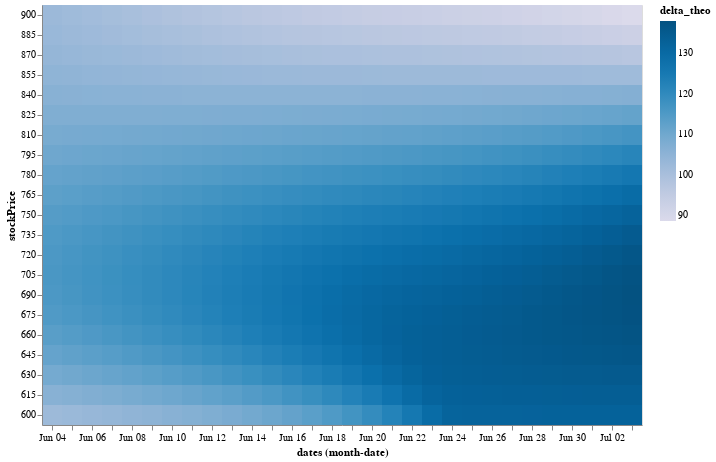

Here is the notebook cell this chart was saved with:
### Code cell
# Greeks Table Vis

import random

# https://altair-viz.github.io/gallery/binned_heatmap.html
days = 7

n = 5

options = df.sample(n)

options['Num'] = options.apply(lambda df:[-1,1][random.randrange(2)],axis=1)

# secondsToExpiration = (option.expirationDate / 1000 - int(date.strftime('%s')))
lastprice = 750

priceRange = linear_price_range(lastprice,stepNum=20,percent=0.2)

def Greek_Table_Vis(options,priceRange,days=30,greek='delta'):
    """
    Visualize future options greeks in {days} days
    options: dateframe
    days: positive integer
    priceRange: list of prices
    greek: greek name to visualize, 'delta','theta','gamma'
    """

    dateRange = [1000*int((dt.date.today()+dt.timedelta(days=i)).strftime('%s')) for i in range(days)]


    df_greeksTable = option_stockprice_dates_DF(priceRange,dateRange,options)


    def calculateGreeks(options):
        for greek in ['delta','theta','gamma']:
            options['{}_theo'.format(greek)] = options.apply(lambda df: df.Num*greeks_theo(greek,df.putCall,df.stockPrice,df.strikePrice,daysLeft(df.expirationDate,dt.datetime.fromtimestamp(df.dates/1000)),df.volatility),axis=1)

    calculateGreeks(df_greeksTable)

    GreeksDF = df_greeksTable[['stockPrice','delta_theo','theta_theo','gamma_theo','dates']].groupby(['stockPrice','dates']).sum().reset_index()


    # https://altair-viz.github.io/user_guide/times_and_dates.html 
    # https://altair-viz.github.io/user_guide/transform/timeunit.html#user-guide-timeunit-transform
    a = alt.Chart(GreeksDF).mark_rect().encode(
        alt.X('monthdate(dates):O'),
        alt.Y('stockPrice:O',scale=alt.Scale(zero=False),sort='descending'),
        alt.Color('{}_theo:Q'.format(greek), scale=alt.Scale(scheme='purpleblue')),
        tooltip=['dates:T','stockPrice','delta_theo','theta_theo','gamma_theo','dates']
    ).properties(width=600)

    return a
# alt.Chart(df_greeksTable).mark_point
# ().encode(
#     alt.X('dates:T',axis=alt.Axis(format='%m/%d',labelAngle=-45,title='date')),
#     alt.Y('stockPrice:N'))

Greek_Table_Vis(options,priceRange,days=30)

### Figure 1 — Vega-Lite specification as saved in the notebook (floating-point values rounded to 4 significant figures; data arrays with more than 128 entries replaced by an {"elided": "..."} marker saying what was removed)
{"config": {"view": {"continuousWidth": 400, "continuousHeight": 300}}, "data": {"name": "data-4148fb2693751c059668c1e5a72bb130"}, "mark": "rect", "encoding": {"color": {"field": "delta_theo", "scale": {"scheme": "purpleblue"}, "type": "quantitative"}, "tooltip": [{"field": "dates", "type": "temporal"}, {"field": "stockPrice", "type": "quantitative"}, {"field": "delta_theo", "type": "quantitative"}, {"field": "theta_theo", "type": "quantitative"}, {"field": "gamma_theo", "type": "quantitative"}, {"field": "dates", "type": "quantitative"}], "x": {"field": "dates", "timeUnit": "monthdate", "type": "ordinal"}, "y": {"field": "stockPrice", "scale": {"zero": false}, "sort": "descending", "type": "ordinal"}}, "width": 600, "$schema": "https://vega.github.io/schema/vega-lite/v4.17.0.json", "datasets": {"data-4148fb2693751c059668c1e5a72bb130": {"elided": "630 records"}}}
